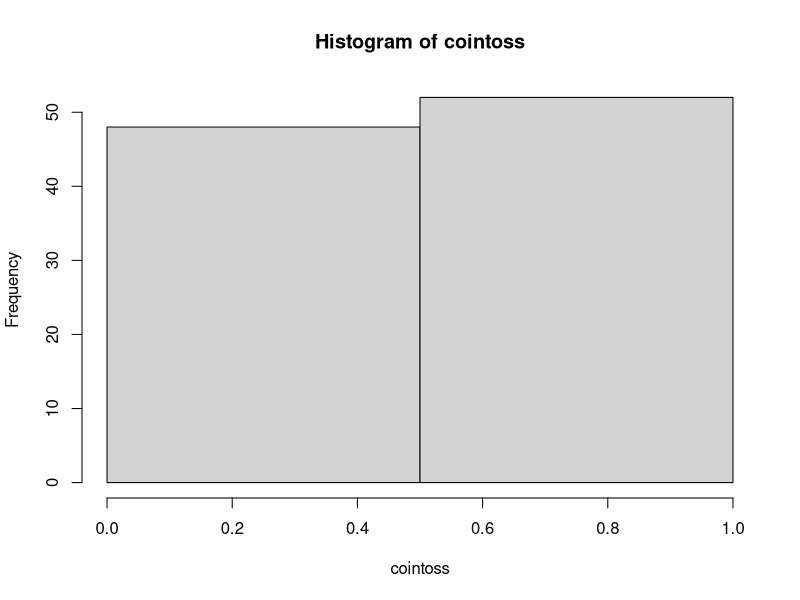
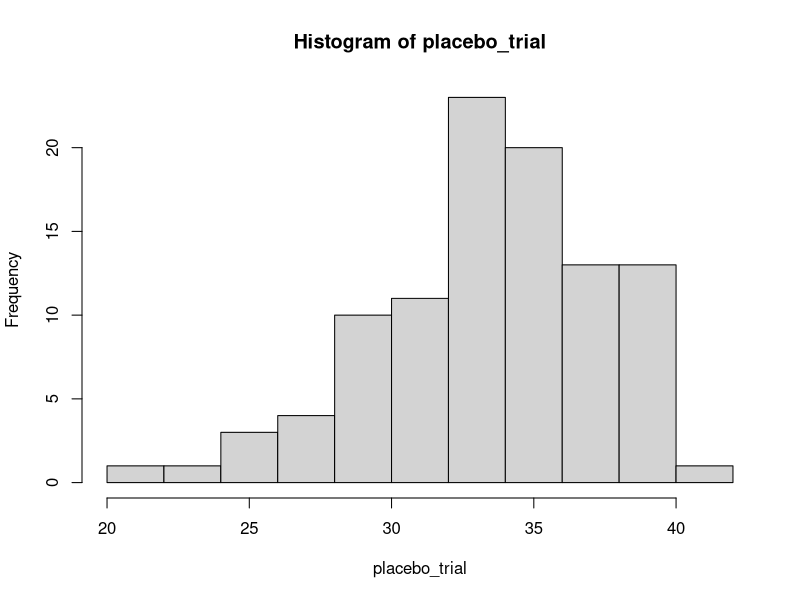
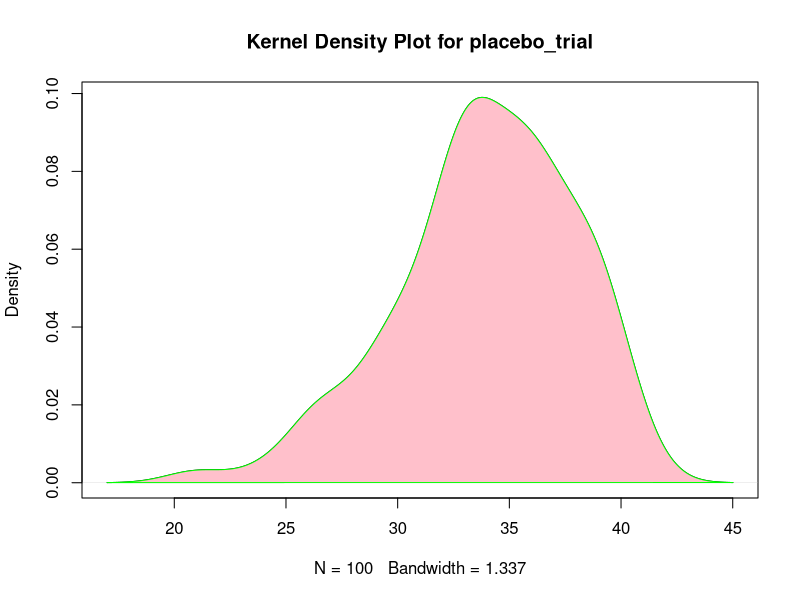

Reproduce these figures in R, in order.
## ---- chunk 1
knitr::opts_chunk$set(echo = TRUE)
## ---- chunk 2
dbinom(70, 100, 0.69)
## ---- chunk 3
pbinom(70, 100, 0.69)
## ---- chunk 4
qbinom(0.5, 100, 0.69); qbinom(.3, 100, 0.69)
## ---- chunk 5
cointoss <- rbinom(100, 1, 0.5); cointoss
hist(cointoss, breaks=2)
## ---- chunk 6
placebo_trial <- rbinom(100, 70, 0.5)
hist(placebo_trial, breaks=10)
d <- density(placebo_trial)
plot(d, main="Kernel Density Plot for placebo_trial")
polygon(d, col="pink", border="green") 
## ---- chunk 7
summary(placebo_trial)
summary(PlantGrowth)
testBdata <- rbinom(70, 100, 0.69); summary(testBdata)
## ---- chunk 8
str(placebo_trial)
str(PlantGrowth)
str(testBdata)
